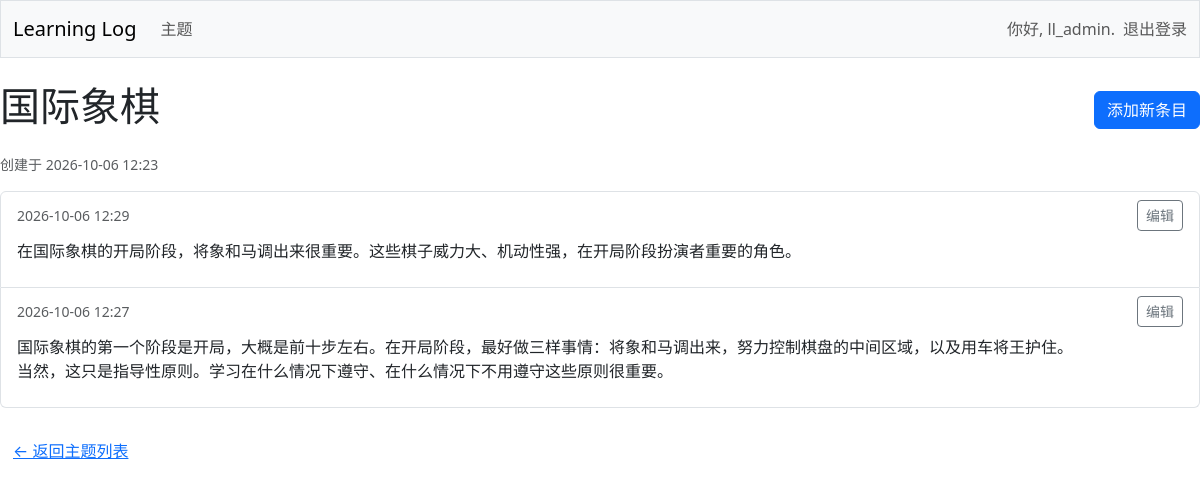
The page /topics/1/ (signed in) on the database its author committed.
### learning_logs/models.py (models this page shows, shortened)
class Topic(models.Model):
    text = models.CharField(max_length=200)
    date_added = models.DateTimeField(auto_now_add=True)
    owner = models.ForeignKey(User, related_name='topics', on_delete=models.CASCADE)

class Entry(models.Model):
    topic = models.ForeignKey(Topic, on_delete=models.CASCADE)
    text = models.TextField()
    date_added = models.DateTimeField(auto_now_add=True)
    class Meta:
        verbose_name_plural = 'entries'

### learning_logs/views.py (the view)
# urls.py: path('topics/<int:topic_id>/', views.topic, name='topic'),
@login_required
def topic(request, topic_id):
    topic = Topic.objects.get(id=topic_id)
    if topic.owner != request.user:
        raise Http404
    entries = topic.entry_set.order_by('-date_added')
    context = {'topic': topic, 'entries': entries}
    return render(request, 'learning_logs/topic.html', context)

### learning_logs/templates/learning_logs/topic.html
{% extends 'learning_logs/base.html' %}
{% block content %}
  <div class="d-flex justify-content-between align-items-center mb-3">
    <h1>{{ topic.text }}</h1>
    <a class="btn btn-primary" href="{% url 'learning_logs:new_entry' topic.id %}">
      添加新条目
    </a>
  </div>
  <p class="text-muted small">
    创建于 {{ topic.date_added|date:'Y-m-d H:i' }}
  </p>
  {% if entries %}
    <ul class="list-group mb-4">
      {% for entry in entries %}
        <li class="list-group-item">
          <div class="d-flex justify-content-between align-items-center mb-2">
            <span class="text-muted small">
              {{ entry.date_added|date:'Y-m-d H:i' }}
            </span>
            <a class="btn btn-outline-secondary btn-sm"
               href="{% url 'learning_logs:edit_entry' entry.id %}">
              编辑
            </a>
          </div>
          <div>{{ entry.text|linebreaks }}</div>
        </li>
      {% endfor %}
    </ul>
  {% else %}
    <div class="alert alert-info">
      这个主题下还没有条目。点击右上角“添加新条目”开始记录吧。
    </div>
  {% endif %}
  <a href="{% url 'learning_logs:topics' %}" class="btn btn-link">
    ← 返回主题列表
  </a>
{% endblock content %}

### learning_logs/templates/learning_logs/base.html (shortened to what this page needs)
<!DOCTYPE html>
<html lang="zh-CN">
<head>
  <link href="https://cdn.jsdelivr.net/npm/bootstrap@5.3.0/dist/css/bootstrap.min.css" rel="stylesheet">
</head>
<body>
  <nav class="navbar navbar-expand-md navbar-light bg-light mb-4 border">
    <div class="container-fluid">
      <a class="navbar-brand" href="{% url 'learning_logs:index' %}">
        Learning Log</a>
      <div class="collapse navbar-collapse" id="navbarCollapse">
        <ul class="navbar-nav me-auto mb-2 mb-md-0">
          <li class="nav-item">
            <a class="nav-link" href="{% url 'learning_logs:topics' %}">
              主题</a></li>
        </ul>
        <ul class="navbar-nav ms-auto mb-2 mb-md-0">
          {% if user.is_authenticated %}
            <li class="nav-item">
              <span class="navbar-text me-2">你好, {{ user.username }}.</span>
            </li>
<li class="nav-item d-flex align-items-center">
  <form action="{% url 'accounts:logout' %}" method="post" class="d-inline">
    <button type="submit" class="nav-link btn btn-link p-0 border-0">退出登录</button>
  </form>
</li>
          {% endif %}
        </ul>
      </div>
    </div>
  </nav>
  {% block content %}{% endblock content %}
</body>
</html>

### rows shown on the page
Topic: text "国际象棋", date_added "2026-10-06 12:23"
Entry: date_added "2026-10-06 12:29", text "在国际象棋的开局阶段，将象和马调出来很重要。这些棋子威力大、机动性强，在开局阶段扮演者重要的角色。"
Entry: date_added "2026-10-06 12:27", text "国际象棋的第一个阶段是开局，大概是前十步左右。在开局阶段，最好做三样事情：将象和马调出来，努力控制棋盘的中间区域，以及用车将王护住。 当然，这只是指导性原则。学习在什么情况下遵守、在什么情况下不用遵守这些原则很重要。"

### other values the page prints
{{ user.username }} "ll_admin"
